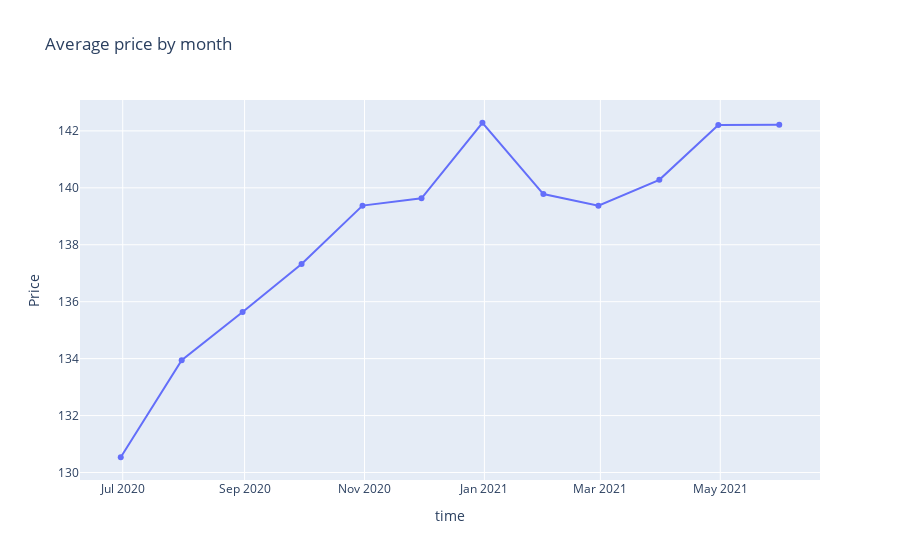

Source (notebook cell):
### Code cell
trace3 = go.Scatter(
    x = data2.index[:-1],
    y = data2.price[:-1]
)
layout3 = go.Layout(
    title = "Average price by month",
    xaxis = dict(title = "time"),
    yaxis = dict(title = "Price")
)
data_frame3 = [trace3]
fig3 = go.Figure(data= data_frame3, layout= layout3)
offline.iplot(fig3)

### Figure 1 — Plotly figure (JSON) as saved in the notebook; plotly's stock layout.template omitted (floating-point values rounded to 4 significant figures)
{"data": [{"type": "scatter", "x": ["2020-06-30T00:00:00", "2020-07-31T00:00:00", "2020-08-31T00:00:00", "2020-09-30T00:00:00", "2020-10-31T00:00:00", "2020-11-30T00:00:00", "2020-12-31T00:00:00", "2021-01-31T00:00:00", "2021-02-28T00:00:00", "2021-03-31T00:00:00", "2021-04-30T00:00:00", "2021-05-31T00:00:00"], "y": [130.5, 133.9, 135.6, 137.3, 139.4, 139.6, 142.3, 139.8, 139.4, 140.3, 142.2, 142.2]}], "layout": {"title": {"text": "Average price by month"}, "xaxis": {"title": {"text": "time"}}, "yaxis": {"title": {"text": "Price"}}}}
